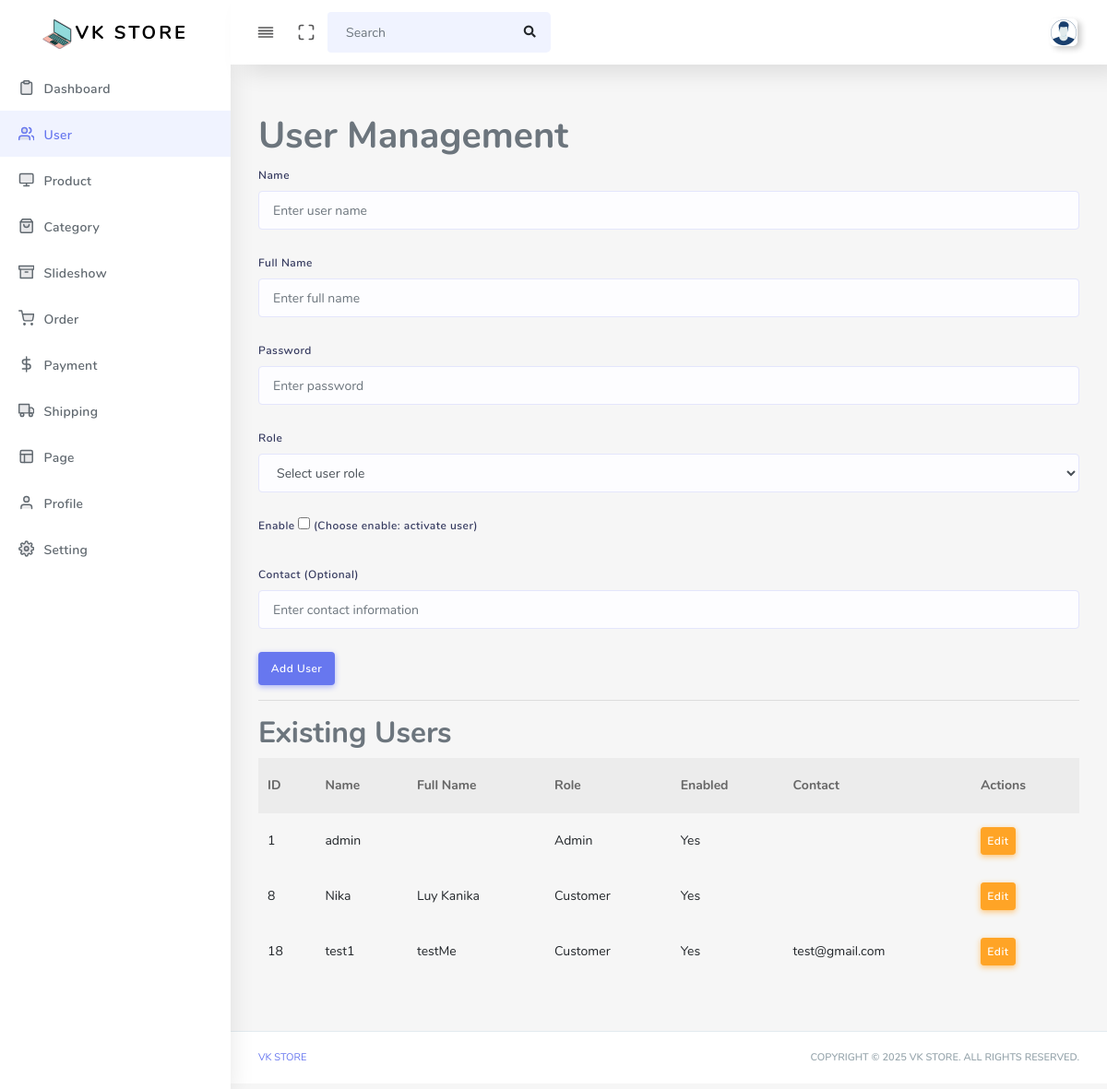
/admin/index.php?p=user (signed in), run on the app's committed database.
### tables this page shows
CREATE TABLE IF NOT EXISTS `tb_user` (
  `id` int NOT NULL AUTO_INCREMENT,
  `name` varchar(100) NOT NULL,
  `fullname` varchar(50) DEFAULT NULL,
  `password` varchar(255) NOT NULL,
  `role` enum('customer','admin') DEFAULT 'customer',
  `created_at` timestamp NULL DEFAULT CURRENT_TIMESTAMP,
  `updated_at` timestamp NULL DEFAULT CURRENT_TIMESTAMP ON UPDATE CURRENT_TIMESTAMP,
  `enable` char(1) DEFAULT NULL,
  `contact` varchar(100) DEFAULT NULL,
  PRIMARY KEY (`id`)
);

### lib/db.php (called while the page is built, shortened)
<?php
class Database
{
	private $host = "127.0.0.1";
	private $user = "root";
	private $password = "";
	private $dbname = "vk-store";
	private $conn;
	public function __construct()
	{
		try {
			$dsn = "mysql:host={$this->host};dbname={$this->dbname};charset=utf8";
			$this->conn = new PDO($dsn, $this->user, $this->password);
			$this->conn->setAttribute(PDO::ATTR_ERRMODE, PDO::ERRMODE_EXCEPTION);
		} catch (PDOException $e) {
			die("Connection failed: " . $e->getMessage());
		}
	}
	public function select($table, $columns = "*", $criteria = "", $clause = "")
	{
		$sql = "SELECT $columns FROM $table";
		if (!empty($clause)) {
			$sql .= " $clause";
		}
		$stmt = $this->conn->prepare($sql);
		$stmt->execute();
		return $stmt->fetchAll(PDO::FETCH_ASSOC);
	}
}

### admin/user.php (the view, shortened to what this page needs)
<?php
require_once "../lib/db.php";
$db = new Database();
$users = $db->select("tb_user", "*", "", "ORDER BY id ASC");
?>
<div class="main-content">
  <section class="section">
    <h1>User Management</h1>
    <form action="" method="POST">
      <div class="form-group">
        <label>Name</label>
        <input type="text" name="name" id="name" class="form-control" placeholder="Enter user name" required autofocus>
      </div>
      <div class="form-group">
        <label>Full Name</label>
        <input type="text" name="fullname" id="fullname" class="form-control" placeholder="Enter full name">
      </div>
      <div class="form-group">
        <label>Password</label>
        <input type="password" name="password" id="password" class="form-control" placeholder="Enter password">
      </div>
      <div class="form-group">
        <label>Role</label>
        <select name="role" id="role" class="form-control" required>
          <option value="" disabled selected>Select user role</option>
        </select>
      </div>
      <div class="form-group">
        <label>Enable</label>
        <input type="checkbox" name="enable" id="enable" value="1">
        <label>(Choose enable: activate user)</label>
      </div>
      <div class="form-group">
        <label>Contact (Optional)</label>
        <input type="text" name="contact" id="contact" class="form-control" placeholder="Enter contact information">
      </div>
      <button type="submit" name="add_user" id="add_user" class="btn btn-primary">Add User</button>
    </form>
    <hr>
    <h2>Existing Users</h2>
    <table class="table">
      <thead>
        <tr>
          <th>ID</th>
          <th>Name</th>
          <th>Full Name</th>
          <th>Role</th>
          <th>Enabled</th>
          <th>Contact</th>
          <th>Actions</th>
        </tr>
      </thead>
      <tbody>
        <?php foreach ($users as $user): ?>
          <tr>
            <td><?php echo $user['id']; ?></td>
            <td><?php echo $user['name']; ?></td>
            <td><?php echo $user['fullname']; ?></td>
            <td><?php echo ucfirst($user['role']); ?></td>
            <td><?php echo $user['enable'] ? "Yes" : "No"; ?></td>
            <td><?php echo $user['contact']; ?></td>
            <td>
              <button class="btn btn-warning btn-sm edit-user" data-user='<?php echo json_encode($user); ?>'>Edit</button>
            </td>
          </tr>
        <?php endforeach; ?>
      </tbody>
    </table>
  </section>
</div>

### data on the page
tb_user: id "1", name "admin", role "Admin", enable "Yes"
tb_user: id "8", name "Nika", fullname "Luy Kanika", role "Customer", enable "Yes"
tb_user: id "18", name "test1", fullname "testMe", role "Customer", enable "Yes", contact "test@gmail.com"
